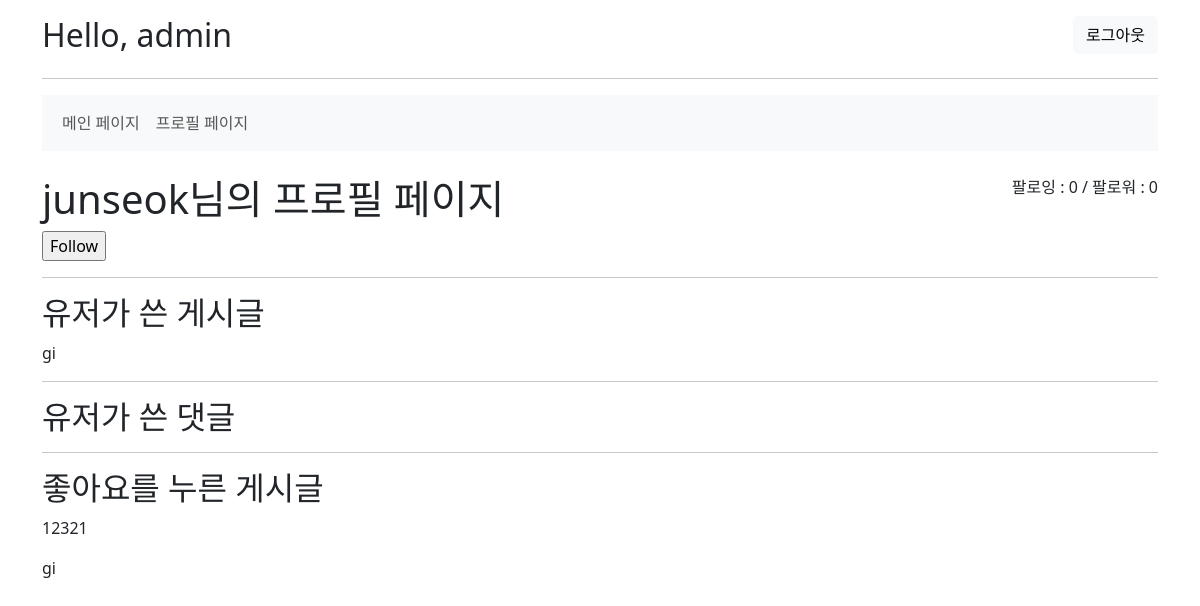
The page /accounts/profile/junseok/ (signed in) on the database its author committed.
### accounts/models.py (models this page shows)
class User(AbstractUser):
    followings = models.ManyToManyField('self', symmetrical=False, related_name='followers')

### boards/models.py (models this page shows)
class Board(models.Model):
    author = models.ForeignKey(settings.AUTH_USER_MODEL, on_delete=models.CASCADE)
    like_users = models.ManyToManyField(
        settings.AUTH_USER_MODEL, related_name='like_boards'
    )
    title = models.CharField(max_length=20)
    content = models.TextField()
    created_at = models.DateTimeField(auto_now_add=True)
    updated_at = models.DateTimeField(auto_now=True)

### accounts/views.py (the view)
# urls.py: path('profile/<str:username>/', views.profile, name='profile'),
def profile(request, username):
    User = get_user_model()
    person = User.objects.get(username=username)
    context = {
        'person': person,
    }
    return render(request, 'accounts/profile.html', context)

### accounts/templates/accounts/profile.html (shortened to what this page needs)
{% extends "base.html" %}
{% block content %}
        <div class="d-flex justify-content-between">
            <h1>{{ person.username }}님의 프로필 페이지</h1>
            <div>
                <p>
                    팔로잉 : {{ person.followings.all|length}} / 팔로워 : {{ person.followers.all|length }}
                </p>
            </div>
        </div>
        <div>
            {% if request.user != person %}
                <div>
                    <form action="{% url "accounts:follow" person.pk %} " method="POST">
                    {% if request.user in person.followers.all %}
                        <input type="submit" value="Unfollow">
                    {% else %}
                        <input type="submit" value="Follow">
                    {% endif %}
                    </form>
                </div>
            {% endif %}
        </div>
    <hr>
    <h2>유저가 쓴 게시글</h2>
    {% for article in person.board_set.all  %}
        <p>{{ article.title }}</p>
    {% endfor %}
    <hr>
    <h2>유저가 쓴 댓글</h2>
    <hr>
    <h2>좋아요를 누른 게시글</h2>
    {% for board in person.like_boards.all %}
        <p>{{ board.title }}</p>
    {% endfor %}
{% endblock  %}

### templates/base.html (shortened to what this page needs)
<!DOCTYPE html>
<html lang="en">
<head>
  <link href="https://cdn.jsdelivr.net/npm/bootstrap@5.3.2/dist/css/bootstrap.min.css" rel="stylesheet">
</head>
<body>
  <div class="mt-3 container">
    {% if request.user.is_authenticated %}
      <div class="d-flex justify-content-between">
        <h2>Hello, {{ user.username }}</h2>
        <a style="height: 70%;" href="{% url 'accounts:logout' %}"><button class="btn btn-light">로그아웃</button></a>
      </div>
    {% endif %}
    <hr>
    <div class="mt-3 mb-4">
      {% include '_navbar.html' %}
    </div>
    <div class="mb-5">
      {% block content %}
      {% endblock content %}
    </div>
  </div>
</body>
</html>

### rows shown on the page
User: username "admin"
User: username "junseok", followings.all|length "0", followers.all|length "0"
Board: title "gi"
Board: title "12321"
